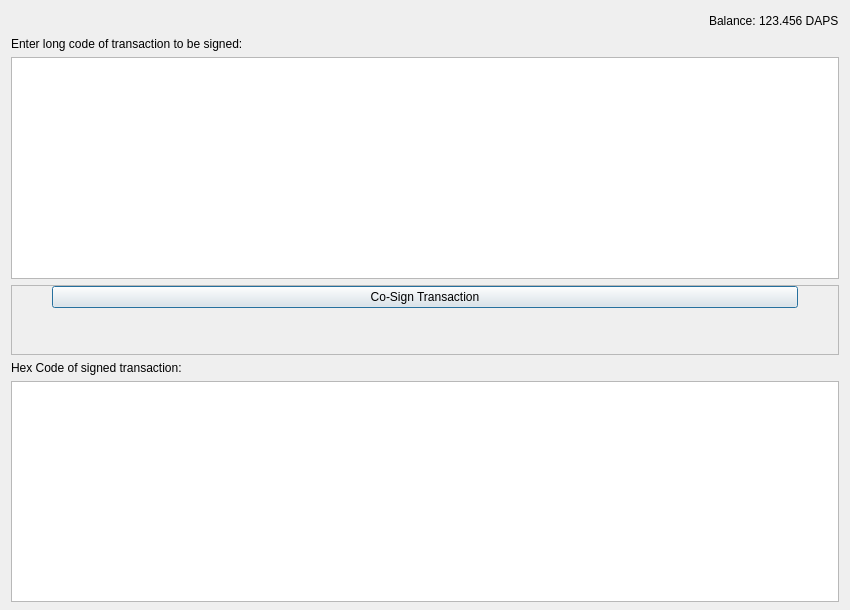
<?xml version="1.0" encoding="UTF-8"?>
<ui version="4.0">
 <class>CoSignTransaction</class>
 <widget class="QDialog" name="CoSignTransaction">
  <property name="geometry">
   <rect>
    <x>0</x>
    <y>0</y>
    <width>850</width>
    <height>610</height>
   </rect>
  </property>
  <property name="sizePolicy">
   <sizepolicy hsizetype="Maximum" vsizetype="Preferred">
    <horstretch>0</horstretch>
    <verstretch>0</verstretch>
   </sizepolicy>
  </property>
  <property name="windowTitle">
   <string>Co-Sign Transaction</string>
  </property>
  <property name="sizeGripEnabled">
   <bool>false</bool>
  </property>
  <layout class="QVBoxLayout" name="verticalLayout" stretch="0,0,0,0,0,0">
   <property name="bottomMargin">
    <number>8</number>
   </property>
   <item>
    <layout class="QHBoxLayout" name="horizontalLayout">
     <item>
      <layout class="QHBoxLayout" name="horizontalLayout_2">
       <property name="spacing">
        <number>3</number>
       </property>
       <item>
        <spacer name="horizontalSpacer">
         <property name="orientation">
          <enum>Qt::Horizontal</enum>
         </property>
         <property name="sizeHint" stdset="0">
          <size>
           <width>40</width>
           <height>20</height>
          </size>
         </property>
        </spacer>
       </item>
       <item>
        <widget class="QLabel" name="label">
         <property name="toolTip">
          <string>Your current spendable balance</string>
         </property>
         <property name="text">
          <string>Balance:</string>
         </property>
        </widget>
       </item>
       <item>
        <widget class="QLabel" name="labelBalance">
         <property name="sizePolicy">
          <sizepolicy hsizetype="Preferred" vsizetype="Fixed">
           <horstretch>0</horstretch>
           <verstretch>0</verstretch>
          </sizepolicy>
         </property>
         <property name="cursor">
          <cursorShape>IBeamCursor</cursorShape>
         </property>
         <property name="toolTip">
          <string>Your current spendable balance</string>
         </property>
         <property name="text">
          <string notr="true">123.456 DAPS</string>
         </property>
         <property name="textInteractionFlags">
          <set>Qt::LinksAccessibleByMouse|Qt::TextSelectableByKeyboard|Qt::TextSelectableByMouse</set>
         </property>
        </widget>
       </item>
      </layout>
     </item>
    </layout>
   </item>
   <item>
    <widget class="QLabel" name="label_3">
     <property name="text">
      <string>Enter long code of transaction to be signed:</string>
     </property>
    </widget>
   </item>
   <item>
    <layout class="QHBoxLayout" name="horizontalLayout">
     <item>
      <layout class="QHBoxLayout" name="horizontalLayout_2">
       <property name="spacing">
        <number>3</number>
       </property>
       <item>
        <widget class="QTextEdit" name="hexCode">
         <property name="acceptRichText">
          <bool>false</bool>
         </property>
        </widget>
       </item>
      </layout>
     </item>
    </layout>
   </item>
   <item>
    <widget class="QScrollArea" name="scrollArea">
     <property name="sizePolicy">
      <sizepolicy hsizetype="Expanding" vsizetype="Minimum">
       <horstretch>0</horstretch>
       <verstretch>0</verstretch>
      </sizepolicy>
     </property>
     <property name="widgetResizable">
      <bool>true</bool>
     </property>
     <widget class="QWidget" name="scrollAreaWidgetContents">
      <property name="enabled">
       <bool>true</bool>
      </property>
      <property name="geometry">
       <rect>
        <x>0</x>
        <y>0</y>
        <width>830</width>
        <height>27</height>
       </rect>
      </property>
      <property name="sizePolicy">
       <sizepolicy hsizetype="Preferred" vsizetype="Maximum">
        <horstretch>0</horstretch>
        <verstretch>0</verstretch>
       </sizepolicy>
      </property>
      <layout class="QVBoxLayout" name="verticalLayout_2" stretch="0">
       <property name="leftMargin">
        <number>0</number>
       </property>
       <property name="topMargin">
        <number>0</number>
       </property>
       <property name="rightMargin">
        <number>0</number>
       </property>
       <property name="bottomMargin">
        <number>0</number>
       </property>
       <item>
        <layout class="QVBoxLayout" name="verticalLayout_4">
         <item>
          <layout class="QHBoxLayout" name="horizontalLayoutSend_2">
           <item>
            <spacer name="horizontalSpacerSendL_2">
             <property name="orientation">
              <enum>Qt::Horizontal</enum>
             </property>
             <property name="sizeType">
              <enum>QSizePolicy::Fixed</enum>
             </property>
             <property name="sizeHint" stdset="0">
              <size>
               <width>40</width>
               <height>0</height>
              </size>
             </property>
            </spacer>
           </item>
           <item>
            <widget class="QPushButton" name="sendButton">
             <property name="enabled">
              <bool>true</bool>
             </property>
             <property name="sizePolicy">
              <sizepolicy hsizetype="Preferred" vsizetype="Fixed">
               <horstretch>0</horstretch>
               <verstretch>0</verstretch>
              </sizepolicy>
             </property>
             <property name="minimumSize">
              <size>
               <width>150</width>
               <height>0</height>
              </size>
             </property>
             <property name="toolTip">
              <string>Co-Sign Transaction</string>
             </property>
             <property name="text">
              <string>Co-Sign Transaction</string>
             </property>
             <property name="autoDefault">
              <bool>false</bool>
             </property>
             <property name="default">
              <bool>true</bool>
             </property>
            </widget>
           </item>
           <item>
            <spacer name="horizontalSpacerSendR_2">
             <property name="orientation">
              <enum>Qt::Horizontal</enum>
             </property>
             <property name="sizeType">
              <enum>QSizePolicy::Fixed</enum>
             </property>
             <property name="sizeHint" stdset="0">
              <size>
               <width>40</width>
               <height>0</height>
              </size>
             </property>
            </spacer>
           </item>
          </layout>
         </item>
        </layout>
       </item>
      </layout>
     </widget>
    </widget>
   </item>
   <item>
    <widget class="QLabel" name="label_2">
     <property name="text">
      <string>Hex Code of signed transaction:</string>
     </property>
    </widget>
   </item>
   <item>
    <widget class="QTextEdit" name="signedHex">
     <property name="acceptRichText">
      <bool>false</bool>
     </property>
    </widget>
   </item>
  </layout>
 </widget>
 <resources/>
 <connections/>
</ui>
